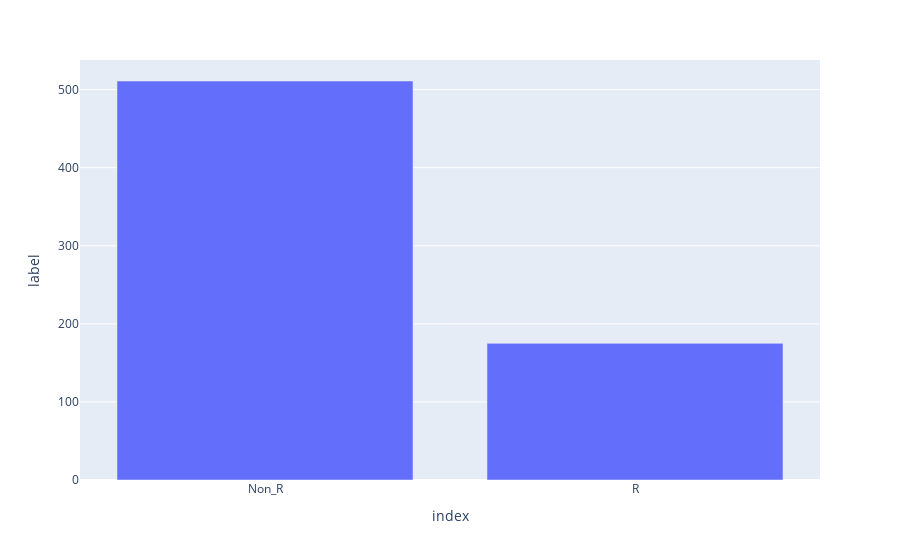

Notebook code cell kept with this figure:
### Code cell
count_label =df.label.value_counts().to_frame()
px.bar(data_frame=count_label, x=count_label.index , y='label')

### Figure 1 — Plotly figure (JSON) as saved in the notebook; plotly's stock layout.template omitted (floating-point values rounded to 4 significant figures)
{"data": [{"alignmentgroup": "True", "hovertemplate": "index=%{x}<br>label=%{y}<extra></extra>", "legendgroup": "", "marker": {"color": "#636efa", "pattern": {"shape": ""}}, "name": "", "offsetgroup": "", "orientation": "v", "showlegend": false, "textposition": "auto", "type": "bar", "x": ["Non_R", "R"], "xaxis": "x", "y": [511, 175], "yaxis": "y"}], "layout": {"barmode": "relative", "legend": {"tracegroupgap": 0}, "margin": {"t": 60}, "xaxis": {"anchor": "y", "domain": [0, 1], "title": {"text": "index"}}, "yaxis": {"anchor": "x", "domain": [0, 1], "title": {"text": "label"}}}}
